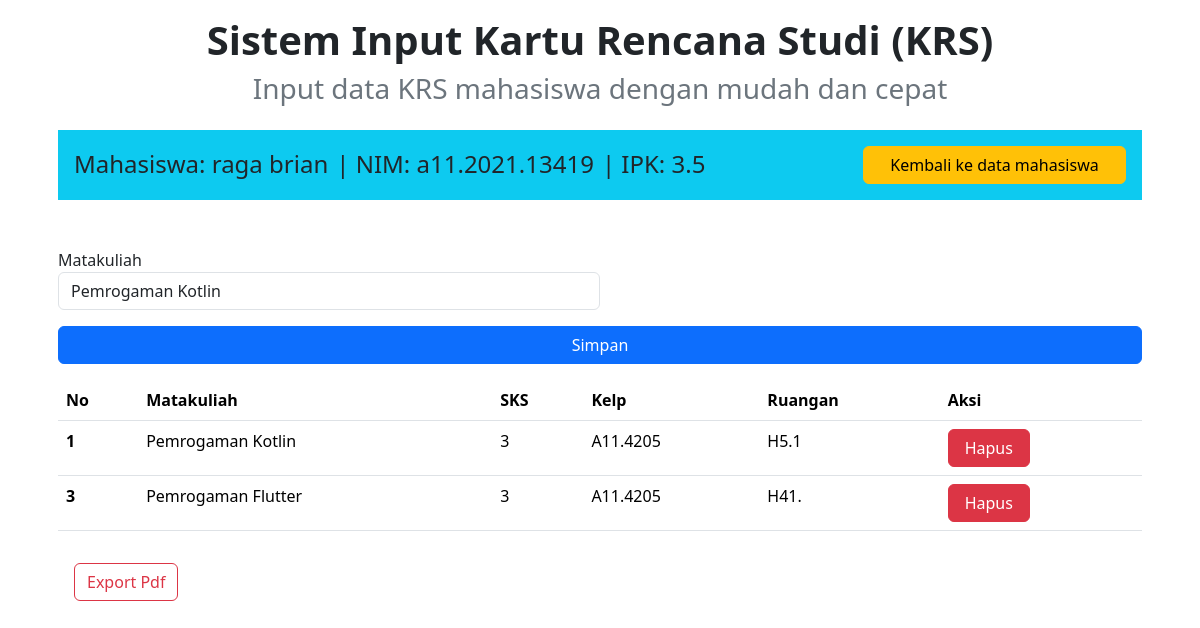
The app's page /index.php?id=13&page=edit with its own data.
### tables this page shows
CREATE TABLE `inputmhs` (
  `id` int(11) NOT NULL,
  `namaMhs` varchar(255) NOT NULL,
  `nim` varchar(15) NOT NULL,
  `ipk` float NOT NULL,
  `sks` int(1) NOT NULL,
  `matakuliah` text NOT NULL
);

CREATE TABLE `jwl_mhs` (
  `id` int(11) NOT NULL,
  `mhs_id` int(11) NOT NULL,
  `matakuliah` varchar(255) NOT NULL,
  `sks` int(11) NOT NULL,
  `kelp` varchar(50) NOT NULL,
  `ruangan` varchar(50) NOT NULL
);

### edit.php (the view, shortened to what this page needs)
<?php
$ambil = mysqli_query($mysqli, "SELECT * FROM inputmhs WHERE id='" . $_GET['id'] . "'");
while ($row = mysqli_fetch_array($ambil)) {
    $id = $row['id'];
    $nama = $row['namaMhs'];
    $nim = $row['nim'];
    $ipk = $row['ipk'];
    $matkul = $row['matakuliah'];
}
?>
<div class="content px-3 mt-3">
    <div class="judul d-flex flex-column justify-content-center align-items-center text-center">
        <h1 class="fw-bold display-6">Sistem Input Kartu Rencana Studi (KRS)</h1>
        <h3 class="text-secondary d-none d-md-block ">Input data KRS mahasiswa dengan mudah dan cepat</h3>
    </div>
    <div class="header p-3 w-100 bg-info d-flex flex-row justify-content-between align-items-center mt-3">
        <div class="data h4 m-0 d-flex flex-wrap gap-2">
            <span>Mahasiswa: <?php echo $nama ?></span>
            <span>| NIM: <?php echo $nim ?></span>
            <span>| IPK: <?php echo $ipk ?></span>
        </div>
        <a href="index.php" class="btn btn-warning w-25 d-none d-md-block">Kembali ke data mahasiswa</a>
    </div>
    <form action="" class="form column mt-5" method="post" name="myForm">
        <div class="col">
            <label for="inputmatkul" class="sr-only">
                Matakuliah
            </label>
            <select class="form-control w-50" id="inputmatkul" name="id_matkul">
                <?php
                $listMatkul = mysqli_query($mysqli, "SELECT * FROM jwl_matakuliah");
                while ($data = mysqli_fetch_array($listMatkul)) {
                    $selected = ($data["id"] == $matkul) ? 'selected="selected"' : '';
                ?>
                    <option value="<?php echo $data['id'] ?>" <?php echo $selected ?>><?php echo $data['matakuliah'] ?></option>
                <?php
                }
                ?>
            </select>
        </div>
        <div class="col mt-3">
            <button type="submit" class="btn btn-primary px-3 w-100" name="simpan_matkul">Simpan</button>
        </div>
    </form>
    <table class="table table-hover mt-3">
        <thead>
            <tr>
                <th scope="col">No</th>
                <th scope="col">Matakuliah</th>
                <th scope="col">SKS</th>
                <th scope="col">Kelp</th>
                <th scope="col">Ruangan</th>
                <th scope="col">Aksi</th>
            </tr>
        </thead>
        <tbody>
            <?php
            $no = 1;
            $listMatkul = mysqli_query($mysqli, "SELECT * FROM jwl_mhs WHERE mhs_id='$id'");
            while ($data = mysqli_fetch_array($listMatkul)) {
            ?>
                <tr>
                    <th><?php echo $no++ ?></th>
                    <td><?php echo $data['matakuliah'] ?></td>
                    <td><?php echo $data['sks'] ?></td>
                    <td><?php echo $data['kelp'] ?></td>
                    <td><?php echo $data['ruangan'] ?></td>
                    <td>
                        <a class="btn btn-danger px-3" href="index.php?id_mahasiswa=<?php echo $id ?>&aksi=hapus_matkul&id_matkul=<?php echo $data['id'] ?>&page=edit">Hapus</a>
                    </td>
                </tr>
            <?php
                $no++;
            }
            ?>
        </tbody>
    </table>
    <div class="mt-3">
        <a class="btn btn-outline-danger m-3" nama="cetak_Pdf" href="cetak_pdf.php?id=<?php echo $id?>" target="_blank">Export Pdf</a>
    </div>
</div>

### records on screen
inputmhs: namaMhs "raga brian", nim "a11.2021.13419", ipk "3.5"
jwl_mhs: matakuliah "Pemrogaman Kotlin", sks "3", kelp "A11.4205", ruangan "H5.1"
jwl_mhs: matakuliah "Pemrogaman Flutter", sks "3", kelp "A11.4205", ruangan "H41."

### other values on screen
form field id_matkul "Pemrogaman Kotlin"
